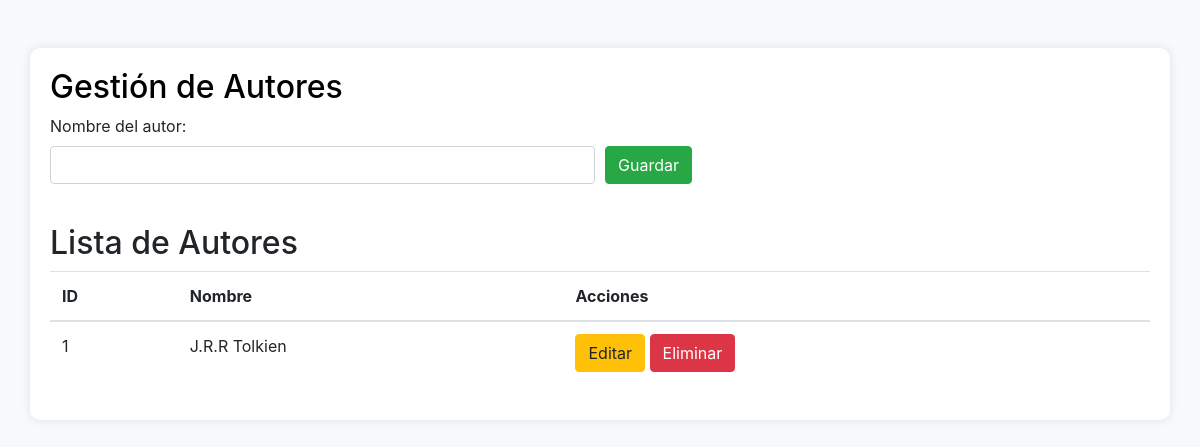
Before: /autor.php with the older database file.
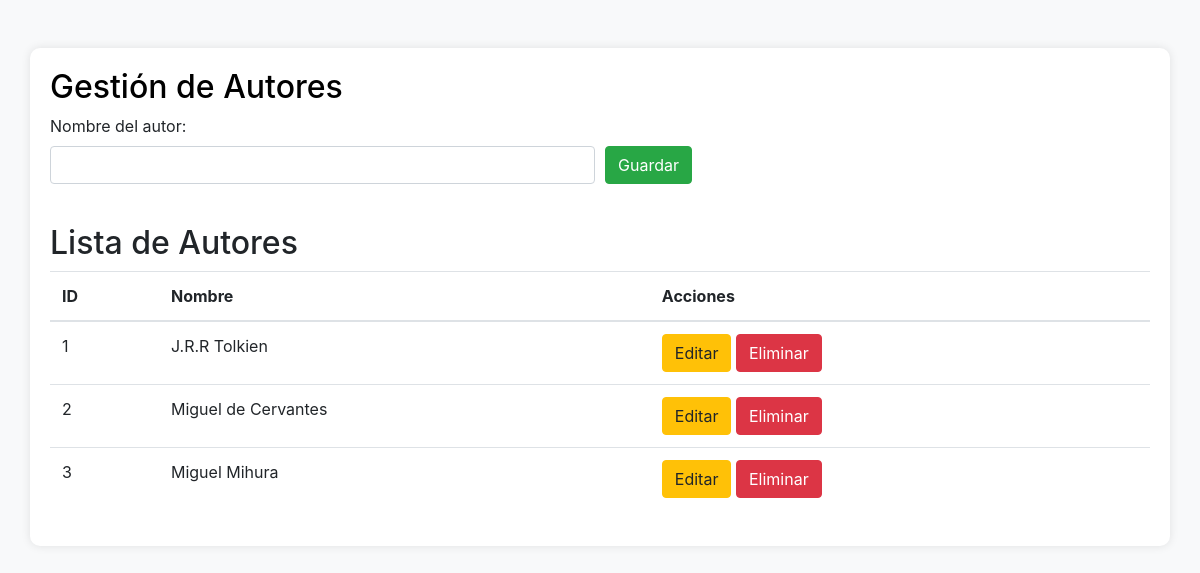
After: the same page with the newer database file.
### tables this page shows
CREATE TABLE `autores` (
  `idautores` int NOT NULL AUTO_INCREMENT,
  `nombre` varchar(200) DEFAULT NULL,
  PRIMARY KEY (`idautores`)
);

### autor.php (the view, shortened to what this page needs)
<?php include('conexion.php'); ?>
<!DOCTYPE html>
<html lang="es">
<head>
    <link rel="stylesheet" href="https://stackpath.bootstrapcdn.com/bootstrap/4.5.2/css/bootstrap.min.css">
    <link rel="stylesheet" href="assets/css/autor.css">
</head>
<body>
    <div class="container mt-5">
        <h2><a href="index" style="text-decoration: none; color: black;">Gestión de Autores</a></h2>
        <form action="autor.php" method="POST" class="mb-4">
            <div class="form-row">
                <div class="form-group col-md-6">
                    <label for="nombre">Nombre del autor:</label>
                    <input type="text" name="nombre" class="form-control" value="<?php echo isset($autor['nombre']) ? $autor['nombre'] : ''; ?>" required>
                </div>
                <div class="form-group col-md-6 align-self-end">
                    <div class="form-row">
                        <div class="col-auto">
                            <?php if (isset($autor['idautores'])) : ?>
                                <button type="submit" name="actualizar_autor" class="btn btn-primary">Actualizar</button>
                                <a href="autor.php" class="btn btn-secondary ml-2">Cancelar</a>
                            <?php else : ?>
                                <button type="submit" name="guardar_autor" class="btn btn-success">Guardar</button>
                            <?php endif; ?>
                        </div>
                    </div>
                </div>
            </div>
        </form>
        <h2>Lista de Autores</h2>
        <table class="table">
            <thead>
                <tr>
                    <th>ID</th>
                    <th>Nombre</th>
                    <th>Acciones</th>
                </tr>
            </thead>
            <tbody>
                <?php
                $stmt = $conn->query('SELECT * FROM autores');
                while ($row = $stmt->fetch(PDO::FETCH_ASSOC)) {
                    echo "<tr>
                    <td>{$row['idautores']}</td>
                    <td>{$row['nombre']}</td>
                    <td>
                        <a href='autor.php?editar={$row['idautores']}' class='btn btn-warning'>Editar</a>
                        <a href='autor.php?eliminar={$row['idautores']}' class='btn btn-danger'>Eliminar</a>
                    </td>
                </tr>";
                }
                ?>
            </tbody>
        </table>
    </div>
</body>
</html>

Changed rows visible on the page:
added autores: idautores "2", nombre "Miguel de Cervantes"
added autores: idautores "3", nombre "Miguel Mihura"
